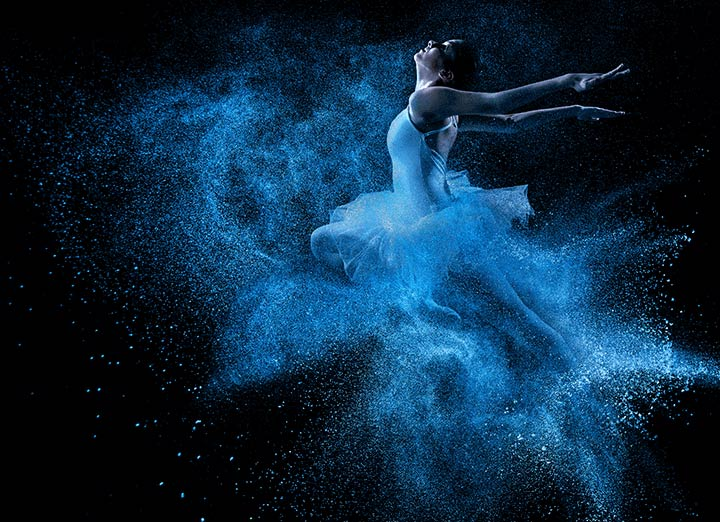
#> input picture 2.jpg, 720 x 522 px; its folder holds 4 pictures in this run
$ python image_selector_from_images.py
#> lines starting #> are read from the running program, lines starting #| are printed output that depends on the picture

# imports.
import cv2
import numpy as np
import glob
import natsort
import math

# variables containing window size.
window_height = 1050
window_width = 1800

# creating background.
l_img = np.zeros((window_height,window_width,3),np.uint8)

# read in files.
files = glob.glob ("*.jpg")

# sort files into numerical order.
files = natsort.natsorted(files, reverse=False)

# set initial value for get images function.
indexvalue = 0

# allow going back in index.
index_previous_images = []
index_previous_images.append(0)

# original images that that will be resized
initial_img_width = 4000
initial_img_height= 3000

# values used for resizing
resize_x = 0.05
resize_y = 0.05

# setting up cell widths and asserting cells fit into the window size
cell_width = initial_img_width * resize_x # 150
cell_height = initial_img_height * resize_y # 200
assert window_width % cell_width == 0, 'check that cells fit into window width'
assert window_height % cell_height == 0, 'check that cells fit into window height'


number_of_columns = window_width // cell_width # how many columns there are.
number_of_rows = window_height // cell_height # how many rows there are.
number_of_cells = number_of_rows * number_of_columns  # number of cells in grid

coordinates = []
cell_numbers_temporary = []
cell_numbers_list = []


# [71 lines left out: function click_event, not called in this run]
        # j=0

    # print(coordinates)

# draws each image into a grid.
def get_images(index,i=0 , y_offset=0, x_offset=0):
    # use current index to create the previous index
#> called with index = 0, i = 0, y_offset = 0, x_offset = 0
    index_previous_images.append(index)
    l_img = np.zeros((window_height, window_width, 3), np.uint8)
    cv2.imshow('win', l_img)
    cv2.waitKey(1)

    for i, s_image in enumerate(files[index:]):
        print(s_image)

        # Read in images and resize them.
        s_image = cv2.imread(s_image)
#> s_image is the input picture: shape (522, 720, 3); mean B, G, R 65.4, 41.8, 12.7
        s_image = cv2.resize(s_image, (0, 0), None, resize_x, resize_y)  # 4000 * 0.05 = (1800ww / 200image width fits in window 9times), 3000 * 0.05 = (1050wh / 150image height = fits 7 times).
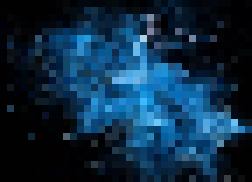
#> s_image: shape (26, 36, 3) (shown 7 times larger); mean B, G, R 66.6, 42.9, 13.4

        # Draw small images onto the big images. https://stackoverflow.com/questions/14063070/overlay-a-smaller-image-on-a-larger-image-python-opencv/14102014#14102014][1]
        l_img[y_offset:y_offset+s_image.shape[0], x_offset:x_offset+s_image.shape[1]] = s_image
        # shows each image sequentially.
        cv2.waitKey(1)
        cv2.imshow('win', l_img)
        x_offset += int(cell_width)
        if x_offset == window_width:
            x_offset = 0
            y_offset += int(cell_height)
        if y_offset == window_height:
            cv2.setMouseCallback('win',click_event,l_img)
            break

    # get index number for next amount of images.
    index_next_images = index + i
#> index_next_images = 3

    # change images based on key presses
    if cv2.waitKeyEx(0) == 2424832 : # key arrow left pressed twice to go left
#> (key Esc is pressed here)
        print('left ----------------')
        return get_images(index_previous_images[-2])

    elif cv2.waitKeyEx(0) == 2555904: # key arrow right pressed twice to go right
#> (key Esc is pressed here)
        print('right ---------------')
        return get_images(index_next_images)

    elif cv2.waitKey(0) == 27: # exit if Escape is hit
#> (key Esc is pressed here)
        print('Exited --------------')
        cv2.destroyAllWindows()

get_images(indexvalue)
